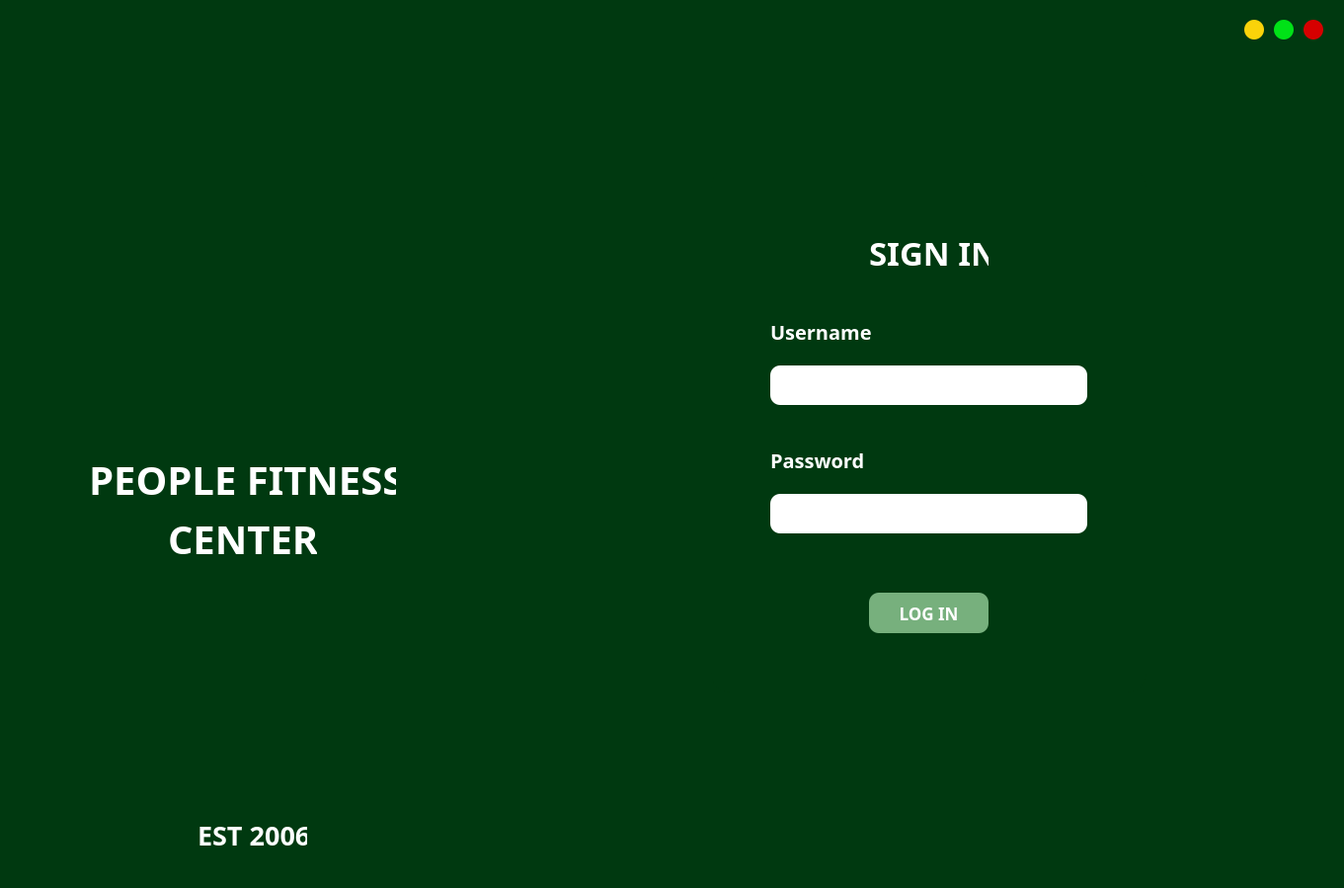
<?xml version="1.0" encoding="UTF-8"?>
<ui version="4.0">
 <class>MainWindow</class>
 <widget class="QMainWindow" name="MainWindow">
  <property name="geometry">
   <rect>
    <x>0</x>
    <y>0</y>
    <width>1361</width>
    <height>899</height>
   </rect>
  </property>
  <property name="windowTitle">
   <string>MainWindow</string>
  </property>
  <property name="styleSheet">
   <string notr="true"/>
  </property>
  <widget class="QWidget" name="centralwidget">
   <property name="styleSheet">
    <string notr="true">#centralwidget{
background-color: #003910;
}

#gymName, #gymName_2, #gymName_3, #signInLabel, #userLabel, #passLabel{
color: #FFFFFF;
}

#loginForm{
background-color: rgba(0,57,16,65%);
border-radius: 20px;
}

#usernameField, #passwordField{
border-radius: 10px;
background-color: #FFFFFF;
padding: 10px;
}

#signInBtn{
border-radius: 10px;
background-color: #77B07D;
color: white;
}

#signInBtn:hover{
background-color: #FFFFFF;
color: #003910;
}

#cl1{
border-radius: 10px;
background-color: #D60000;
}

#cl2{
border-radius: 10px;
background-color: #00E217;
}

#cl3{
border-radius: 10px;
background-color: #FAD30A;
}</string>
   </property>
   <widget class="QWidget" name="widget" native="true">
    <property name="geometry">
     <rect>
      <x>500</x>
      <y>-10</y>
      <width>921</width>
      <height>911</height>
     </rect>
    </property>
    <widget class="QLabel" name="bgLogin">
     <property name="geometry">
      <rect>
       <x>-90</x>
       <y>0</y>
       <width>1401</width>
       <height>921</height>
      </rect>
     </property>
     <property name="text">
      <string/>
     </property>
     <property name="pixmap">
      <pixmap resource="resources.qrc">:/loginRES/42a5b706fb93fb17337d4cbf2eab49ec.jpg</pixmap>
     </property>
     <property name="scaledContents">
      <bool>true</bool>
     </property>
    </widget>
    <widget class="QWidget" name="loginForm" native="true">
     <property name="geometry">
      <rect>
       <x>220</x>
       <y>180</y>
       <width>441</width>
       <height>531</height>
      </rect>
     </property>
     <property name="styleSheet">
      <string notr="true"/>
     </property>
     <widget class="QLabel" name="signInLabel">
      <property name="geometry">
       <rect>
        <x>160</x>
        <y>60</y>
        <width>121</width>
        <height>51</height>
       </rect>
      </property>
      <property name="font">
       <font>
        <family>Yu Gothic UI Semibold</family>
        <pointsize>25</pointsize>
        <weight>75</weight>
        <italic>false</italic>
        <bold>true</bold>
       </font>
      </property>
      <property name="text">
       <string>SIGN IN</string>
      </property>
     </widget>
     <widget class="QLabel" name="userLabel">
      <property name="geometry">
       <rect>
        <x>60</x>
        <y>150</y>
        <width>121</width>
        <height>31</height>
       </rect>
      </property>
      <property name="font">
       <font>
        <family>Yu Gothic UI Semibold</family>
        <pointsize>15</pointsize>
        <weight>75</weight>
        <italic>false</italic>
        <bold>true</bold>
       </font>
      </property>
      <property name="text">
       <string>Username</string>
      </property>
     </widget>
     <widget class="QLabel" name="passLabel">
      <property name="geometry">
       <rect>
        <x>60</x>
        <y>280</y>
        <width>121</width>
        <height>31</height>
       </rect>
      </property>
      <property name="font">
       <font>
        <family>Yu Gothic UI Semibold</family>
        <pointsize>15</pointsize>
        <weight>75</weight>
        <italic>false</italic>
        <bold>true</bold>
       </font>
      </property>
      <property name="text">
       <string>Password</string>
      </property>
     </widget>
     <widget class="QPushButton" name="signInBtn">
      <property name="geometry">
       <rect>
        <x>160</x>
        <y>430</y>
        <width>121</width>
        <height>41</height>
       </rect>
      </property>
      <property name="palette">
       <palette>
        <active>
         <colorrole role="WindowText">
          <brush brushstyle="SolidPattern">
           <color alpha="255">
            <red>255</red>
            <green>255</green>
            <blue>255</blue>
           </color>
          </brush>
         </colorrole>
         <colorrole role="Button">
          <brush brushstyle="SolidPattern">
           <color alpha="255">
            <red>119</red>
            <green>176</green>
            <blue>125</blue>
           </color>
          </brush>
         </colorrole>
         <colorrole role="Text">
          <brush brushstyle="SolidPattern">
           <color alpha="255">
            <red>255</red>
            <green>255</green>
            <blue>255</blue>
           </color>
          </brush>
         </colorrole>
         <colorrole role="ButtonText">
          <brush brushstyle="SolidPattern">
           <color alpha="255">
            <red>255</red>
            <green>255</green>
            <blue>255</blue>
           </color>
          </brush>
         </colorrole>
         <colorrole role="Base">
          <brush brushstyle="SolidPattern">
           <color alpha="255">
            <red>119</red>
            <green>176</green>
            <blue>125</blue>
           </color>
          </brush>
         </colorrole>
         <colorrole role="Window">
          <brush brushstyle="SolidPattern">
           <color alpha="255">
            <red>119</red>
            <green>176</green>
            <blue>125</blue>
           </color>
          </brush>
         </colorrole>
         <colorrole role="PlaceholderText">
          <brush brushstyle="NoBrush">
           <color alpha="128">
            <red>255</red>
            <green>255</green>
            <blue>255</blue>
           </color>
          </brush>
         </colorrole>
        </active>
        <inactive>
         <colorrole role="WindowText">
          <brush brushstyle="SolidPattern">
           <color alpha="255">
            <red>255</red>
            <green>255</green>
            <blue>255</blue>
           </color>
          </brush>
         </colorrole>
         <colorrole role="Button">
          <brush brushstyle="SolidPattern">
           <color alpha="255">
            <red>119</red>
            <green>176</green>
            <blue>125</blue>
           </color>
          </brush>
         </colorrole>
         <colorrole role="Text">
          <brush brushstyle="SolidPattern">
           <color alpha="255">
            <red>255</red>
            <green>255</green>
            <blue>255</blue>
           </color>
          </brush>
         </colorrole>
         <colorrole role="ButtonText">
          <brush brushstyle="SolidPattern">
           <color alpha="255">
            <red>255</red>
            <green>255</green>
            <blue>255</blue>
           </color>
          </brush>
         </colorrole>
         <colorrole role="Base">
          <brush brushstyle="SolidPattern">
           <color alpha="255">
            <red>119</red>
            <green>176</green>
            <blue>125</blue>
           </color>
          </brush>
         </colorrole>
         <colorrole role="Window">
          <brush brushstyle="SolidPattern">
           <color alpha="255">
            <red>119</red>
            <green>176</green>
            <blue>125</blue>
           </color>
          </brush>
         </colorrole>
         <colorrole role="PlaceholderText">
          <brush brushstyle="NoBrush">
           <color alpha="128">
            <red>255</red>
            <green>255</green>
            <blue>255</blue>
           </color>
          </brush>
         </colorrole>
        </inactive>
        <disabled>
         <colorrole role="WindowText">
          <brush brushstyle="SolidPattern">
           <color alpha="255">
            <red>255</red>
            <green>255</green>
            <blue>255</blue>
           </color>
          </brush>
         </colorrole>
         <colorrole role="Button">
          <brush brushstyle="SolidPattern">
           <color alpha="255">
            <red>119</red>
            <green>176</green>
            <blue>125</blue>
           </color>
          </brush>
         </colorrole>
         <colorrole role="Text">
          <brush brushstyle="SolidPattern">
           <color alpha="255">
            <red>255</red>
            <green>255</green>
            <blue>255</blue>
           </color>
          </brush>
         </colorrole>
         <colorrole role="ButtonText">
          <brush brushstyle="SolidPattern">
           <color alpha="255">
            <red>255</red>
            <green>255</green>
            <blue>255</blue>
           </color>
          </brush>
         </colorrole>
         <colorrole role="Base">
          <brush brushstyle="SolidPattern">
           <color alpha="255">
            <red>119</red>
            <green>176</green>
            <blue>125</blue>
           </color>
          </brush>
         </colorrole>
         <colorrole role="Window">
          <brush brushstyle="SolidPattern">
           <color alpha="255">
            <red>119</red>
            <green>176</green>
            <blue>125</blue>
           </color>
          </brush>
         </colorrole>
         <colorrole role="PlaceholderText">
          <brush brushstyle="NoBrush">
           <color alpha="128">
            <red>255</red>
            <green>255</green>
            <blue>255</blue>
           </color>
          </brush>
         </colorrole>
        </disabled>
       </palette>
      </property>
      <property name="font">
       <font>
        <family>Yu Gothic UI Semibold</family>
        <pointsize>13</pointsize>
        <weight>75</weight>
        <bold>true</bold>
       </font>
      </property>
      <property name="cursor">
       <cursorShape>ArrowCursor</cursorShape>
      </property>
      <property name="text">
       <string>LOG IN</string>
      </property>
     </widget>
     <widget class="QLineEdit" name="usernameField">
      <property name="geometry">
       <rect>
        <x>60</x>
        <y>200</y>
        <width>321</width>
        <height>40</height>
       </rect>
      </property>
      <property name="font">
       <font>
        <family>Yu Gothic UI</family>
        <pointsize>10</pointsize>
       </font>
      </property>
      <property name="styleSheet">
       <string notr="true"/>
      </property>
      <property name="text">
       <string/>
      </property>
      <property name="frame">
       <bool>true</bool>
      </property>
      <property name="cursorPosition">
       <number>0</number>
      </property>
     </widget>
     <widget class="QLineEdit" name="passwordField">
      <property name="geometry">
       <rect>
        <x>60</x>
        <y>330</y>
        <width>321</width>
        <height>40</height>
       </rect>
      </property>
      <property name="font">
       <font>
        <family>Yu Gothic UI</family>
        <pointsize>8</pointsize>
        <kerning>true</kerning>
       </font>
      </property>
      <property name="styleSheet">
       <string notr="true"/>
      </property>
      <property name="text">
       <string/>
      </property>
      <property name="echoMode">
       <enum>QLineEdit::Password</enum>
      </property>
      <property name="dragEnabled">
       <bool>false</bool>
      </property>
     </widget>
     <zorder>signInBtn</zorder>
     <zorder>signInLabel</zorder>
     <zorder>userLabel</zorder>
     <zorder>passLabel</zorder>
     <zorder>usernameField</zorder>
     <zorder>passwordField</zorder>
    </widget>
    <widget class="QWidget" name="cl3" native="true">
     <property name="geometry">
      <rect>
       <x>760</x>
       <y>30</y>
       <width>20</width>
       <height>20</height>
      </rect>
     </property>
    </widget>
    <widget class="QWidget" name="cl1" native="true">
     <property name="geometry">
      <rect>
       <x>820</x>
       <y>30</y>
       <width>20</width>
       <height>20</height>
      </rect>
     </property>
    </widget>
    <widget class="QWidget" name="cl2" native="true">
     <property name="geometry">
      <rect>
       <x>790</x>
       <y>30</y>
       <width>20</width>
       <height>20</height>
      </rect>
     </property>
    </widget>
   </widget>
   <widget class="QLabel" name="gymName">
    <property name="geometry">
     <rect>
      <x>90</x>
      <y>460</y>
      <width>311</width>
      <height>51</height>
     </rect>
    </property>
    <property name="font">
     <font>
      <family>Yu Gothic UI Semibold</family>
      <pointsize>30</pointsize>
      <weight>75</weight>
      <italic>false</italic>
      <bold>true</bold>
     </font>
    </property>
    <property name="text">
     <string>PEOPLE FITNESS</string>
    </property>
   </widget>
   <widget class="QLabel" name="gymName_2">
    <property name="geometry">
     <rect>
      <x>170</x>
      <y>520</y>
      <width>151</width>
      <height>51</height>
     </rect>
    </property>
    <property name="font">
     <font>
      <family>Yu Gothic UI Semibold</family>
      <pointsize>30</pointsize>
      <weight>75</weight>
      <italic>false</italic>
      <bold>true</bold>
     </font>
    </property>
    <property name="text">
     <string>CENTER</string>
    </property>
   </widget>
   <widget class="QLabel" name="gymName_3">
    <property name="geometry">
     <rect>
      <x>200</x>
      <y>820</y>
      <width>111</width>
      <height>51</height>
     </rect>
    </property>
    <property name="font">
     <font>
      <family>Yu Gothic UI Semibold</family>
      <pointsize>20</pointsize>
      <weight>75</weight>
      <italic>false</italic>
      <bold>true</bold>
     </font>
    </property>
    <property name="text">
     <string>EST 2006</string>
    </property>
   </widget>
   <widget class="QLabel" name="label">
    <property name="geometry">
     <rect>
      <x>140</x>
      <y>180</y>
      <width>211</width>
      <height>201</height>
     </rect>
    </property>
    <property name="styleSheet">
     <string notr="true">border-image: url(:/loginRES/logo.png);
border-radius:100px;</string>
    </property>
    <property name="text">
     <string/>
    </property>
   </widget>
  </widget>
 </widget>
 <resources>
  <include location="resources.qrc"/>
 </resources>
 <connections/>
</ui>
